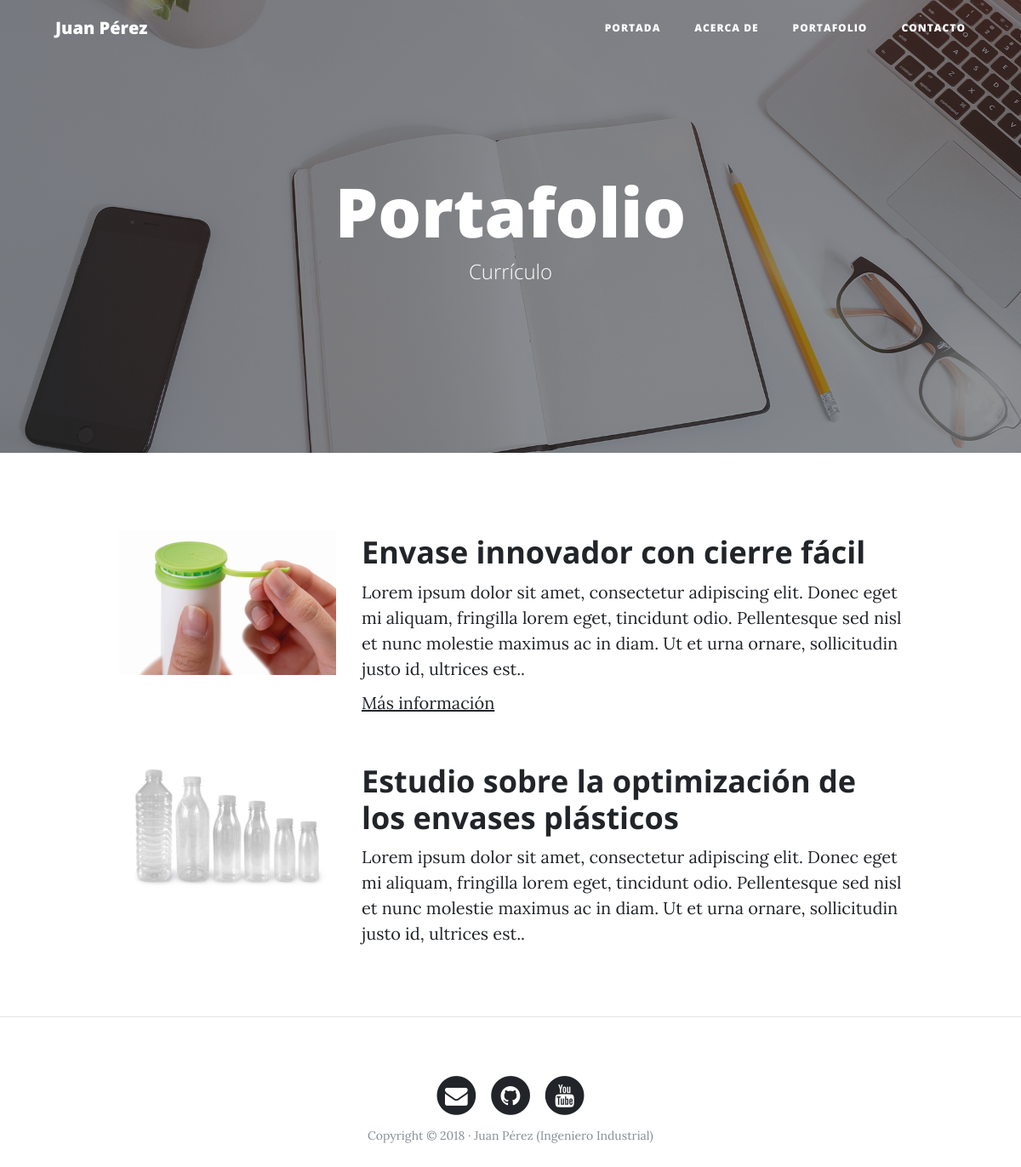
The page /portfolio/ on the database its author committed.
### portfolio/models.py (models this page shows, shortened)
class Project(models.Model):
    title = models.CharField(max_length=200, verbose_name="Título")
    description = models.TextField(verbose_name="Descripción")
    image = models.ImageField(verbose_name="Imagen", upload_to="projects")
    link = models.URLField(verbose_name="Dirección Web", null=True, blank=True)
    created = models.DateTimeField(auto_now_add=True, verbose_name="Fecha de creación")
    updated = models.DateTimeField(auto_now=True, verbose_name="Fecha de edición")
    class Meta:
        verbose_name = "proyecto"
        verbose_name_plural = "proyectos"
        ordering = ["-created"]

### portfolio/views.py (the view)
# urls.py: path('portfolio/', portfolio_views.portfolio, name="portfolio"),
def portfolio(request):
    projects = Project.objects.all()
    return render(request, "portfolio/portfolio.html", {'projects':projects})

### portfolio/templates/portfolio/portfolio.html (shortened to what this page needs)
{% extends 'core/base.html' %}
{% block background %}{% load static %}{% static 'core/img/portfolio-bg.jpg' %}{% endblock %}
{% block headers %}
<h1>Portafolio</h1>
<span class="subheading">Currículo</span>
{% endblock %}
{% block content %}
    {% for project in projects %}
        <div class="row project">
            <div class="col-lg-3 col-md-4 offset-lg-1">
                <img class="img-fluid" src="{{project.image.url}}" alt="">
            </div>
            <div class="col-lg-7 col-md-8">
                <h2 class="section-heading title">{{project.title}}</h2>
                <p>{{project.description}}</p>
                {% if project.link %}
                    <p><a href="{{project.link}}">Más información</a></p>
                {% endif %}
            </div>
        </div>
    {% endfor %}
{% endblock %}

### core/templates/core/base.html (shortened to what this page needs)
<!DOCTYPE html>
<html lang="es">
  <head>
    {% load static %}
    <link href="{% static 'core/vendor/bootstrap/css/bootstrap.min.css' %}" rel="stylesheet">
    <link href="{% static 'core/vendor/font-awesome/css/font-awesome.min.css' %}" rel="stylesheet" type="text/css">
    <link href="{% static 'core/css/clean-blog.min.css' %}" rel="stylesheet">
  </head>
  <body>
    <nav class="navbar navbar-expand-lg navbar-light fixed-top" id="mainNav">
      <div class="container">
        <a class="navbar-brand" href="{% url 'home' %}">Juan Pérez</a>
        <div class="collapse navbar-collapse" id="navbarResponsive">
          <ul class="navbar-nav ml-auto">
            <li class="nav-item">
              <a class="nav-link" href="{% url 'home' %}">Portada</a>
            </li>
            <li class="nav-item">
              <a class="nav-link" href="{% url 'about' %}">Acerca de</a>
            </li>
            <li class="nav-item">
              <a class="nav-link" href="{% url 'portfolio' %}">Portafolio</a>
            </li>
            <li class="nav-item">
              <a class="nav-link" href="{% url 'contact' %}">Contacto</a>
            </li>
          </ul>
        </div>
      </div>
    </nav>
    <header class="masthead" style="background-image: url('{% block background %}{% endblock %}')">
      <div class="overlay"></div>
      <div class="container">
        <div class="row">
          <div class="col-lg-8 col-md-10 mx-auto">
            <div class="site-heading">
              {% block headers %}{% endblock %}
            </div>
          </div>
        </div>
      </div>
    </header>
    <div class="container">
      {% block content %}{% endblock %}
    </div>
    {% if request.path != "/" %}<hr>{% endif %}
    <footer>
      <div class="container">
        <div class="row">
          <div class="col-lg-8 col-md-10 mx-auto">
            <ul class="list-inline text-center">
              <li class="list-inline-item">
                <a href="#">
                  <span class="fa-stack fa-lg">
                    <i class="fa fa-circle fa-stack-2x"></i>
                    <i class="fa fa-envelope fa-stack-1x fa-inverse"></i>
                  </span>
                </a>
              </li>
              <li class="list-inline-item">
                <a href="#">
                  <span class="fa-stack fa-lg">
                    <i class="fa fa-circle fa-stack-2x"></i>
                    <i class="fa fa-github fa-stack-1x fa-inverse"></i>
                  </span>
                </a>
              </li>
              <li class="list-inline-item">
                <a href="#">
                  <span class="fa-stack fa-lg">
                    <i class="fa fa-circle fa-stack-2x"></i>
                    <i class="fa fa-youtube fa-stack-1x fa-inverse"></i>
                  </span>
                </a>
              </li>
            </ul>
            <p class="copyright text-muted">Copyright &copy; 2018 · Juan Pérez (Ingeniero Industrial) </p>
          </div>
        </div>
      </div>
    </footer>
  </body>
</html>

### rows shown on the page
Project: image (picture), title "Envase innovador con cierre fácil", description "Lorem ipsum dolor sit amet, consectetur adipiscing elit. Donec eget mi aliquam, fringilla lorem eget, tincidunt odio. Pellentesque sed nisl et nunc molestie maximus ac in diam. Ut et urna ornare, sollicitudin justo id, ultrices est.."
Project: image (picture), title "Estudio sobre la optimización de los envases plásticos", description "Lorem ipsum dolor sit amet, consectetur adipiscing elit. Donec eget mi aliquam, fringilla lorem eget, tincidunt odio. Pellentesque sed nisl et nunc molestie maximus ac in diam. Ut et urna ornare, sollicitudin justo id, ultrices est.."
